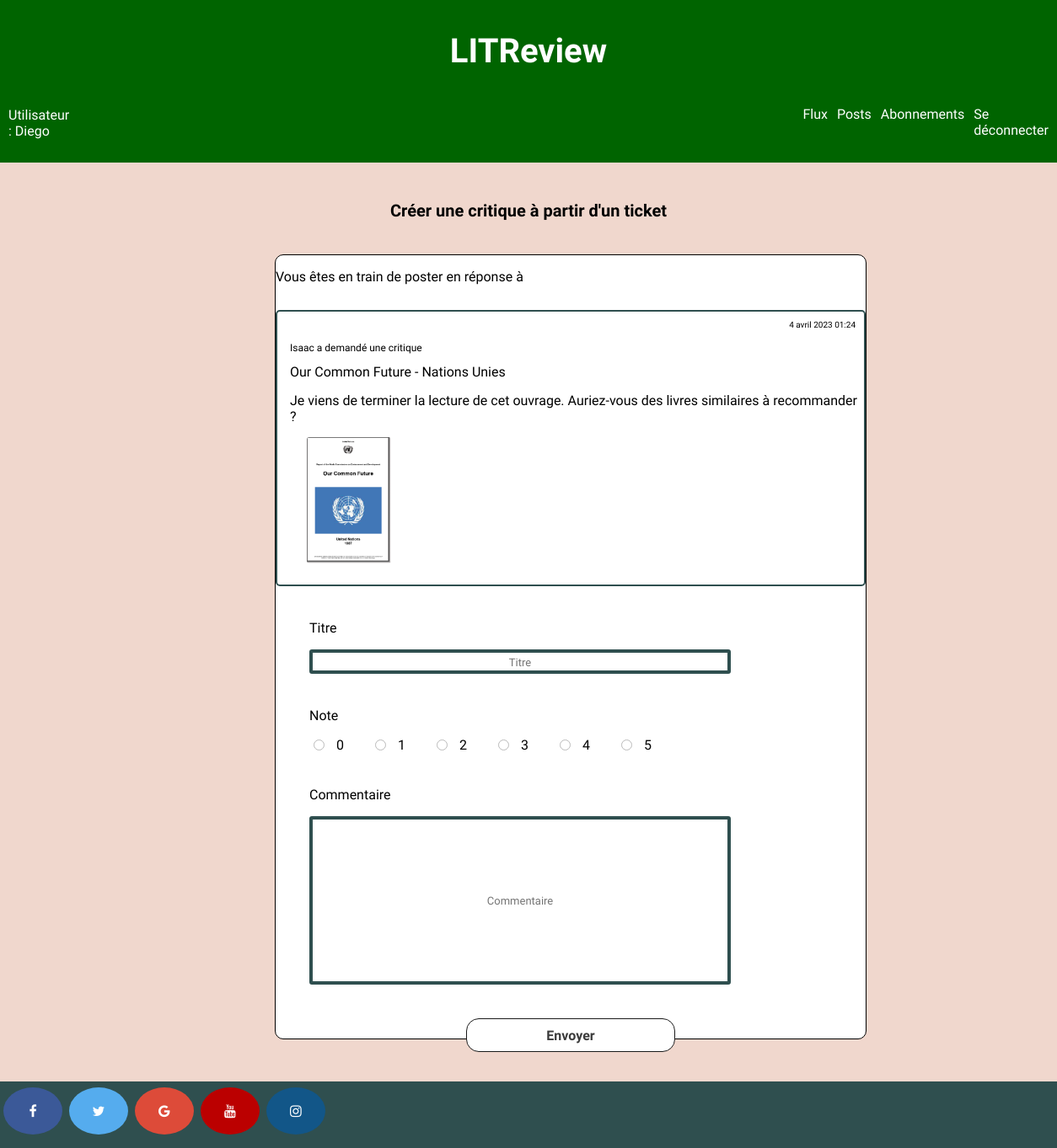
The page /reviews/64/create (signed in) on the database its author committed.
### reviews/models.py (models this page shows, shortened)
class Ticket(models.Model):
    title = models.fields.CharField(max_length=128)
    description = models.fields.TextField(max_length=2048, blank=True)
    user = models.ForeignKey(to=User, on_delete=models.CASCADE)
    image = models.ImageField(null=True, blank=True, verbose_name="image")
    time_created = models.DateTimeField(auto_now_add=True)
    IMAGE_MAX_SIZE = (250, 250)

### reviews/views.py (the view, shortened to what this page needs)
# urls.py: path('reviews/<int:ticket_id>/create', reviews.views.review_create_from_ticket, name='review_from_ticket'),
@login_required
def review_create_from_ticket(request, ticket_id):  # we use the ticket id to target the desired ticket
    review_form = ReviewForm()
    ticket = get_object_or_404(Ticket, id=ticket_id)  # returns the ticket corresponding to the id or an 404 error page
    context = {'review_form': review_form, 'ticket': ticket, }
    return render(request, 'reviews/create_review_from_ticket.html', context=context)

### reviews/forms.py
class ReviewForm(forms.ModelForm):
    rating = forms.ChoiceField(
        widget=RadioSelect(attrs={'class': 'inline', 'style': 'accent-color: #2F4F4F; border: 3px solid #FFF;'}),
        choices=[(0, '0'), (1, '1'), (2, '2'), (3, '3'), (4, '4'), (5, '5')]  # set the Radio Button for the rating
    )
    class Meta:
        model = models.Review
        fields = ['rating', 'headline', 'body']
        labels = {
            'rating': 'Note',
            'headline': 'Description',
            'body': 'Commentaire',
        }
        widgets = {
            'headline': TextInput(attrs={
                'class': "form-control",
                'style': 'width: 500px;',
                'placeholder': 'Titre',
                'size': 100
            }),
            'body': TextInput(attrs={
                'class': "form-control",
                'style': 'width: 500px; height: 200px; border: 4px solid #2F4F4F; border-radius: 3px;',
                'placeholder': 'Commentaire',
                'size': 100
            })
        }

### reviews/templatetags/review_extras.py (called while the page is built)
@register.simple_tag(takes_context=True)  # custom template tags to display the author of the ticket/review
def get_poster_display(context, user):    # to improve the user experience
    if user == context['user']:
        return 'Vous avez'
    return f'{user.username} a'

### reviews/templates/reviews/create_review_from_ticket.html (shortened to what this page needs)
{% extends 'base.html' %}
{% load review_extras %}
{% block content %}
<h2> Créer une critique à partir d'un ticket  </h2>
<div class="container borderrespond">
<form method="post" enctype="multipart/form-data">
        <p>Vous êtes en train de poster en réponse à </p>
        <div class="ticketrespond">
                <div class="date respond">
                        {{ ticket.time_created }}
                </div>
                <p class="posted prespond"> {% get_poster_display ticket.user %} demandé une critique </p>
                <div class="respond">
                        {{ ticket.title }}
                </div>
                <div class="respond">
                        {{ ticket.description }}
                </div>
                <div class="respond">
                        {% if ticket.image %}
                                <img src="{{ ticket.image.url }}">
                        {% endif %}
                </div>
        </div>
        <div class="form-group border">
                <p> Titre  </p>
                {{ review_form.headline }}
        </div>
        <div class="form-group border">
                <p> Note  </p>
                {{ review_form.rating }}
        </div>
        <div class="form-group border">
                <p> Commentaire  </p>
                {{ review_form.body}}
        </div>
        <div class="form-group">
                <button type="submit" >Envoyer</button>
        </div>
</form>
</div>
{% endblock %}

### templates/base.html (shortened to what this page needs)
{% load static %}
<html>
    <head>
        <link rel="stylesheet" href="{% static 'authentication/styles.css' %}" />
        <link rel="stylesheet" href="https://cdnjs.cloudflare.com/ajax/libs/font-awesome/4.7.0/css/font-awesome.min.css">
    </head>
    <body>
        <header>
            <h1 class="title"> LITReview  </h1>
            <div class="headernavuser">
                <p class="user"> Utilisateur : {{user.username}}</p>
                <nav class="box">
                    <a class="menu" href="{% url 'feed' %}">Flux</a>
                    <a class="menu" href="{% url 'my_posts' %}">Posts</a>
                    <a class="menu" href="{% url 'subscriptions' %}">Abonnements</a>
                    {% if user.is_authenticated %}
                        <a class="menu" href="{% url 'home' %}">Se déconnecter</a>
                    {% endif %}
                </nav>
            </div>
        </header>
        <main>
             {% block content %}{% endblock %}
        </main>
        <footer>
            <a href="#" class="fa fa-facebook socialnet"></a>
            <a href="#" class="fa fa-twitter socialnet"></a>
            <a href="#" class="fa fa-google socialnet"></a>
            <a href="#" class="fa fa-youtube socialnet"></a>
            <a href="#" class="fa fa-instagram socialnet"></a>
        </footer>
    </body>
</html>

### authentication/static/authentication/styles.css (style rules this page uses)
header { border-bottom: 2px solid darkgreen; padding:10px; background-color: darkgreen; }
.headernavuser { display: flex; flex-direction: row; }
.user { margin-right: 220px; color: white; }
.title { color: white; }
body { margin:0; min-height: 100vh; display: flex; flex-direction: column; font-family: 'Comfortaa', cursive; background-repeat: no-repeat; background-attachment: fixed; background-size: cover; background-color: #F0D7CD; }
footer { margin-top: auto; border: 2px solid #2F4F4F; background-color: #2F4F4F; width: 100%; height: 75px; bottom: 0; left: 0; right: 0; }
h1 { font-family: 'Comfortaa', cursive; color: black; text-align: center; font-size: 40px; }
h2 { text-align: center; font-size: 20px; margin-top: 45px; color: black; }
.container { display: flex; row-gap: 100px; flex-direction: column; margin-left: 26%; margin-top: 40px; margin-bottom: 50px; width:700px; height: 600px; border: 1px solid black; border-radius: 10px; align-items: center; background-color: white; }
.form-group { margin: 40px; }
nav { margin-left: 200px; }
.menu { color: white; text-decoration: none; font-size: 16px; }
.box { display: flex; gap: 11px; margin-left: 650px; margin-bottom: 5px; margin-top: 15px; }
.fa { padding: 20px; font-size: 30px; width: 30px; text-align: center; text-decoration: none; margin: 5px 2px; border-radius: 50%; }
.fa-facebook { background: #3B5998; color: white; }
.fa-twitter { background: #55ACEE; color: white; }
.fa-google { background: #dd4b39; color: white; }
.fa-youtube { background: #bb0000; color: white; }
.fa-instagram { background: #125688; color: white; }
button { font-family: 'Comfortaa', cursive; appearance: none; background-color: white; border: 1px solid #1A1A1A; border-radius: 15px; box-sizing: border-box; color: #3B3B3B; cursor: pointer; display: inline-block; font-size: 16px; font-weight: 600; line-height: normal; margin-left: 30%; min-height: 40px; min-width: 0; outline: none; padding: auto; text-align: center; text-decoration: none; transition: all 300ms cubic-bezier(.23, 1, 0.32, 1); user-select: none; -webkit-user-select: none; touch-action: manipulation; width: 40%; will-change: transform; }
input, textarea { border: 4px solid #2F4F4F; border-radius: 3px; text-align: center; font-family: 'Comfortaa', cursive; font-size: 1em; }
img { border-radius: 3px; width: 100px; height: 150px; margin-left: 20px; margin-bottom: 10px; }
.inline { display: flex; flex-direction: row; border-color: #2F4F4F; }
.inline input[type="radio"] { opacity: 0.5; position: absolute; display: flex; flex-direction: row; justify-content: space-between; }
.inline label { position: relative; margin-right: 1em; padding-left: 2em; padding-right: 1em; }
::placeholder { text-align: center; font-family: 'Comfortaa', cursive; font-size: 1em; }
::placeholder { font-size: 13px; }
.ticketrespond { border: 2px solid #2F4F4F; border-radius: 5px; margin-top: 30px; }
.date { font-size: 10px; text-align: right; margin-right: 10px; margin-top: 10px; }
.respond { margin-bottom: 15px; margin-left: 15px; }
.borderrespond { height: 930px; }
.posted { font-size: 12px; }
.prespond { margin-left: 15px; }

### rows shown on the page
Ticket: time_created "4 avril 2023 01:24", user.username "Isaac a", title "Our Common Future - Nations Unies", description "Je viens de terminer la lecture de cet ouvrage. Auriez-vous des livres similaires à recommander ?", image (picture)

### other values the page prints
{{ user.username }} "Diego"
